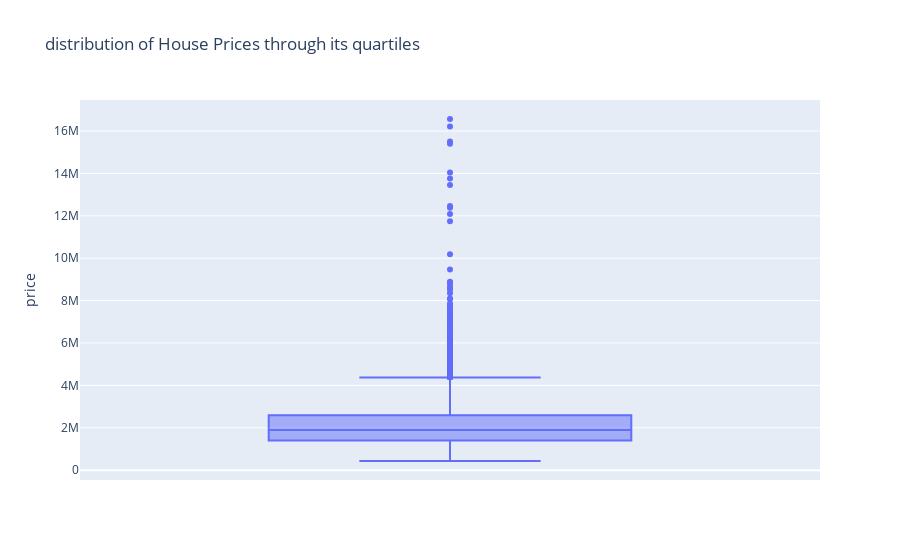

The notebook cell saved with this chart:
### Code cell
fig = px.box(train, y="price", title=' distribution of House Prices through its quartiles')
fig.show()

### Figure 1 — Plotly figure (JSON) as saved in the notebook; plotly's stock layout.template omitted (floating-point values rounded to 4 significant figures; data arrays with more than 128 entries replaced by an {"elided": "..."} marker saying what was removed)
{"data": [{"alignmentgroup": "True", "hovertemplate": "price=%{y}<extra></extra>", "legendgroup": "", "marker": {"color": "#636efa"}, "name": "", "notched": false, "offsetgroup": "", "orientation": "v", "showlegend": false, "type": "box", "x0": " ", "xaxis": "x", "y": {"elided": "14000 float values"}, "y0": " ", "yaxis": "y"}], "layout": {"boxmode": "group", "legend": {"tracegroupgap": 0}, "title": {"text": " distribution of House Prices through its quartiles"}, "xaxis": {"anchor": "y", "domain": [0, 1]}, "yaxis": {"anchor": "x", "domain": [0, 1], "title": {"text": "price"}}}}
